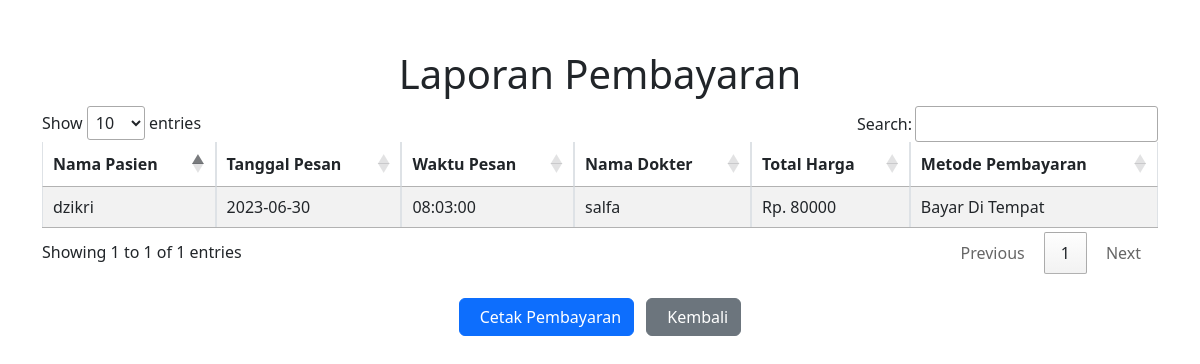
The page /historyPembayaran.php on the database as committed earlier.
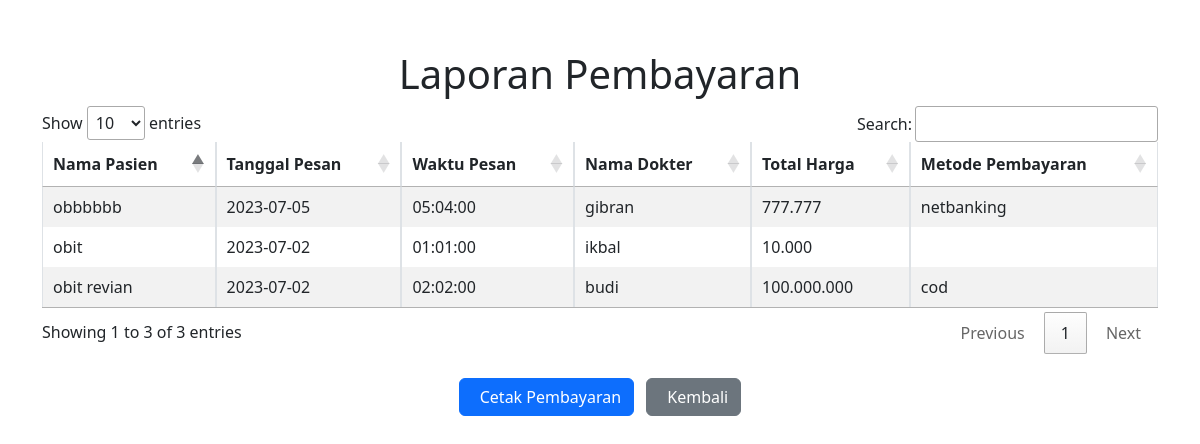
The same page on the database as committed later.
### tables this page shows
CREATE TABLE `pembayaran` (
  `id` int(10) NOT NULL,
  `nama` varchar(100) NOT NULL,
  `tanggal` date NOT NULL,
  `waktu` time NOT NULL,
  `dokter` varchar(100) NOT NULL,
  `harga` varchar(50) NOT NULL,
  `metode` varchar(100) NOT NULL
);

### historyPembayaran.php (the view, shortened to what this page needs)
<!DOCTYPE html>
<html lang="en">
<head>
    <link rel="stylesheet" href="https://cdn.datatables.net/1.13.4/css/jquery.dataTables.min.css">
    <link rel="stylesheet" href="https://cdn.jsdelivr.net/npm/bootstrap@5.3.0-alpha3/dist/css/bootstrap.min.css">
</head>
<body>
    <div class="container">
        <h1 style="text-align: center;">Laporan Pembayaran</h1>
        <table id="myTable" class="table table-striped table-bordered">
            <thead>
                <tr>
                    <th>Nama Pasien</th>
                    <th>Tanggal Pesan</th>
                    <th>Waktu Pesan</th>
                    <th>Nama Dokter</th>
                    <th>Total Harga</th>
                    <th>Metode Pembayaran</th>
                </tr>
            </thead>
            <tbody>
                <?php
                include 'koneksi.php';
                $sql = "SELECT * FROM pembayaran";
                $result = $conn->query($sql);
                if ($result->num_rows > 0) {
                    while ($row = $result->fetch_assoc()) {
                        echo "<tr>";
                        echo "<td>" . $row['nama'] . "</td>";
                        echo "<td>" . $row['tanggal'] . "</td>";
                        echo "<td>" . $row['waktu'] . "</td>";
                        echo "<td>" . $row['dokter'] . "</td>";
                        echo "<td>" . $row['harga'] . "</td>";
                        echo "<td>" . $row['metode'] . "</td>";
                        echo "</tr>";
                    }
                }
                ?>
            </tbody>
        </table>
        <div class="text-center mt-4">
            <button class="btn btn-primary me-2" onclick="printInvoice()">
                <i class="bi bi-printer-fill me-2"></i>Cetak Pembayaran
            </button>
            <a href="homePasien.php" class="btn btn-secondary">
                <i class="bi bi-arrow-left me-2"></i>Kembali
            </a>
        </div>
    </div>
</body>
</html>

Rows that differ between the two databases and show on the page:
removed pembayaran: nama "dzikri", tanggal "2023-06-30", waktu "08:03:00", dokter "salfa", harga "Rp. 80000", metode "Bayar Di Tempat"
added pembayaran: nama "obit", tanggal "2023-07-02", waktu "01:01:00", dokter "ikbal", harga "10.000"
added pembayaran: nama "obit revian", tanggal "2023-07-02", waktu "02:02:00", dokter "budi", harga "100.000.000", metode "cod"
added pembayaran: nama "obbbbbb", tanggal "2023-07-05", waktu "05:04:00", dokter "gibran", harga "777.777", metode "netbanking"
Other text that changed with them:
text written by a page script: "Show entries Search: Showing 1 to 1 of 1 entries Previous 1 Next" → "Show entries Search: Showing 1 to 3 of 3 entries Previous 1 Next"
